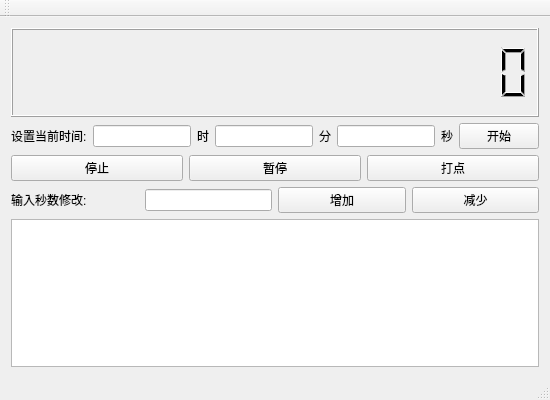
<?xml version="1.0" encoding="UTF-8"?>
<ui version="4.0">
 <class>MainWindow</class>
 <widget class="QMainWindow" name="MainWindow">
  <property name="geometry">
   <rect>
    <x>0</x>
    <y>0</y>
    <width>550</width>
    <height>400</height>
   </rect>
  </property>
  <property name="windowTitle">
   <string>Clock</string>
  </property>
  <widget class="QWidget" name="centralWidget">
   <layout class="QHBoxLayout" name="horizontalLayout_4">
    <item>
     <layout class="QVBoxLayout" name="verticalLayout" stretch="3,1,1,1,5">
      <item>
       <widget class="QLCDNumber" name="lcdNumber">
        <property name="sizePolicy">
         <sizepolicy hsizetype="Preferred" vsizetype="Preferred">
          <horstretch>0</horstretch>
          <verstretch>0</verstretch>
         </sizepolicy>
        </property>
        <property name="focusPolicy">
         <enum>Qt::TabFocus</enum>
        </property>
        <property name="digitCount">
         <number>18</number>
        </property>
        <property name="value" stdset="0">
         <double>0.000000000000000</double>
        </property>
       </widget>
      </item>
      <item>
       <layout class="QHBoxLayout" name="horizontalLayout_3">
        <item>
         <widget class="QLabel" name="label_2">
          <property name="text">
           <string>设置当前时间:</string>
          </property>
         </widget>
        </item>
        <item>
         <widget class="QLineEdit" name="le_h"/>
        </item>
        <item>
         <widget class="QLabel" name="label_3">
          <property name="text">
           <string>时</string>
          </property>
         </widget>
        </item>
        <item>
         <widget class="QLineEdit" name="le_m"/>
        </item>
        <item>
         <widget class="QLabel" name="label_4">
          <property name="text">
           <string>分</string>
          </property>
         </widget>
        </item>
        <item>
         <widget class="QLineEdit" name="le_s"/>
        </item>
        <item>
         <widget class="QLabel" name="label_5">
          <property name="text">
           <string>秒</string>
          </property>
         </widget>
        </item>
        <item>
         <widget class="QPushButton" name="btn_start">
          <property name="enabled">
           <bool>true</bool>
          </property>
          <property name="text">
           <string>开始</string>
          </property>
         </widget>
        </item>
       </layout>
      </item>
      <item>
       <layout class="QHBoxLayout" name="horizontalLayout">
        <item>
         <widget class="QPushButton" name="btn_stop">
          <property name="text">
           <string>停止</string>
          </property>
         </widget>
        </item>
        <item>
         <widget class="QPushButton" name="btn_pause">
          <property name="text">
           <string>暂停</string>
          </property>
         </widget>
        </item>
        <item>
         <widget class="QPushButton" name="btn_log">
          <property name="text">
           <string>打点</string>
          </property>
         </widget>
        </item>
       </layout>
      </item>
      <item>
       <layout class="QHBoxLayout" name="horizontalLayout_2" stretch="1,1,1,1">
        <item>
         <widget class="QLabel" name="label">
          <property name="layoutDirection">
           <enum>Qt::LeftToRight</enum>
          </property>
          <property name="text">
           <string>输入秒数修改:</string>
          </property>
         </widget>
        </item>
        <item>
         <widget class="QLineEdit" name="le_change"/>
        </item>
        <item>
         <widget class="QPushButton" name="btn_add">
          <property name="text">
           <string>增加</string>
          </property>
         </widget>
        </item>
        <item>
         <widget class="QPushButton" name="brn_reduce">
          <property name="text">
           <string>减少</string>
          </property>
         </widget>
        </item>
       </layout>
      </item>
      <item>
       <widget class="QTextBrowser" name="textBrowser">
        <property name="sizePolicy">
         <sizepolicy hsizetype="Expanding" vsizetype="Preferred">
          <horstretch>0</horstretch>
          <verstretch>0</verstretch>
         </sizepolicy>
        </property>
       </widget>
      </item>
     </layout>
    </item>
   </layout>
  </widget>
  <widget class="QMenuBar" name="menuBar">
   <property name="geometry">
    <rect>
     <x>0</x>
     <y>0</y>
     <width>550</width>
     <height>17</height>
    </rect>
   </property>
  </widget>
  <widget class="QToolBar" name="mainToolBar">
   <property name="windowTitle">
    <string notr="true">Clock</string>
   </property>
   <attribute name="toolBarArea">
    <enum>TopToolBarArea</enum>
   </attribute>
   <attribute name="toolBarBreak">
    <bool>false</bool>
   </attribute>
  </widget>
  <widget class="QStatusBar" name="statusBar"/>
 </widget>
 <layoutdefault spacing="6" margin="11"/>
 <resources/>
 <connections/>
</ui>
